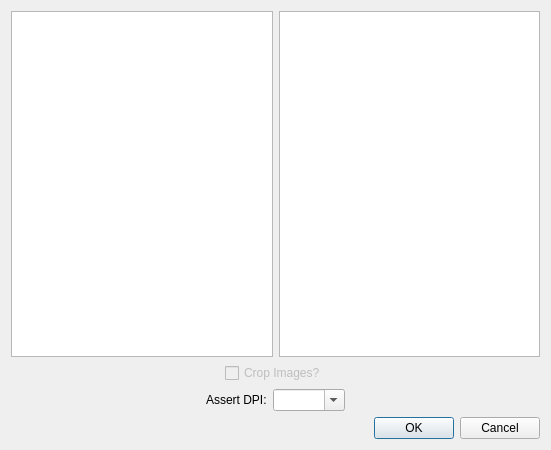
<?xml version="1.0" encoding="UTF-8"?>
<ui version="4.0">
 <class>Dialog</class>
 <widget class="QDialog" name="Dialog">
  <property name="windowModality">
   <enum>Qt::WindowModal</enum>
  </property>
  <property name="geometry">
   <rect>
    <x>0</x>
    <y>0</y>
    <width>551</width>
    <height>450</height>
   </rect>
  </property>
  <property name="windowTitle">
   <string>Load Cards - Batch</string>
  </property>
  <property name="modal">
   <bool>true</bool>
  </property>
  <layout class="QVBoxLayout" name="verticalLayout">
   <item>
    <layout class="QHBoxLayout" name="horizontalLayout">
     <item>
      <widget class="QListWidget" name="listWidgetCard">
       <property name="alternatingRowColors">
        <bool>true</bool>
       </property>
      </widget>
     </item>
     <item>
      <widget class="QListWidget" name="listWidgetFile">
       <property name="dragEnabled">
        <bool>true</bool>
       </property>
       <property name="dragDropMode">
        <enum>QAbstractItemView::InternalMove</enum>
       </property>
       <property name="defaultDropAction">
        <enum>Qt::MoveAction</enum>
       </property>
       <property name="alternatingRowColors">
        <bool>true</bool>
       </property>
      </widget>
     </item>
    </layout>
   </item>
   <item>
    <layout class="QHBoxLayout" name="horizontalLayout_2">
     <item>
      <spacer name="horizontalSpacer">
       <property name="orientation">
        <enum>Qt::Horizontal</enum>
       </property>
       <property name="sizeHint" stdset="0">
        <size>
         <width>40</width>
         <height>20</height>
        </size>
       </property>
      </spacer>
     </item>
     <item>
      <widget class="QCheckBox" name="checkBoxCrop">
       <property name="enabled">
        <bool>false</bool>
       </property>
       <property name="text">
        <string>Crop Images?</string>
       </property>
      </widget>
     </item>
     <item>
      <spacer name="horizontalSpacer_2">
       <property name="orientation">
        <enum>Qt::Horizontal</enum>
       </property>
       <property name="sizeHint" stdset="0">
        <size>
         <width>40</width>
         <height>20</height>
        </size>
       </property>
      </spacer>
     </item>
    </layout>
   </item>
   <item>
    <layout class="QHBoxLayout" name="horizontalLayout_3">
     <item>
      <spacer name="horizontalSpacer_3">
       <property name="orientation">
        <enum>Qt::Horizontal</enum>
       </property>
       <property name="sizeHint" stdset="0">
        <size>
         <width>40</width>
         <height>20</height>
        </size>
       </property>
      </spacer>
     </item>
     <item>
      <widget class="QLabel" name="label">
       <property name="text">
        <string>Assert DPI:</string>
       </property>
      </widget>
     </item>
     <item>
      <widget class="QComboBox" name="comboBoxDpi">
       <property name="editable">
        <bool>true</bool>
       </property>
      </widget>
     </item>
     <item>
      <spacer name="horizontalSpacer_4">
       <property name="orientation">
        <enum>Qt::Horizontal</enum>
       </property>
       <property name="sizeHint" stdset="0">
        <size>
         <width>40</width>
         <height>20</height>
        </size>
       </property>
      </spacer>
     </item>
    </layout>
   </item>
   <item>
    <widget class="QDialogButtonBox" name="buttonBox">
     <property name="orientation">
      <enum>Qt::Horizontal</enum>
     </property>
     <property name="standardButtons">
      <set>QDialogButtonBox::Cancel|QDialogButtonBox::Ok</set>
     </property>
    </widget>
   </item>
  </layout>
 </widget>
 <resources/>
 <connections>
  <connection>
   <sender>buttonBox</sender>
   <signal>accepted()</signal>
   <receiver>Dialog</receiver>
   <slot>accept()</slot>
   <hints>
    <hint type="sourcelabel">
     <x>248</x>
     <y>254</y>
    </hint>
    <hint type="destinationlabel">
     <x>157</x>
     <y>274</y>
    </hint>
   </hints>
  </connection>
  <connection>
   <sender>buttonBox</sender>
   <signal>rejected()</signal>
   <receiver>Dialog</receiver>
   <slot>reject()</slot>
   <hints>
    <hint type="sourcelabel">
     <x>316</x>
     <y>260</y>
    </hint>
    <hint type="destinationlabel">
     <x>286</x>
     <y>274</y>
    </hint>
   </hints>
  </connection>
 </connections>
</ui>
